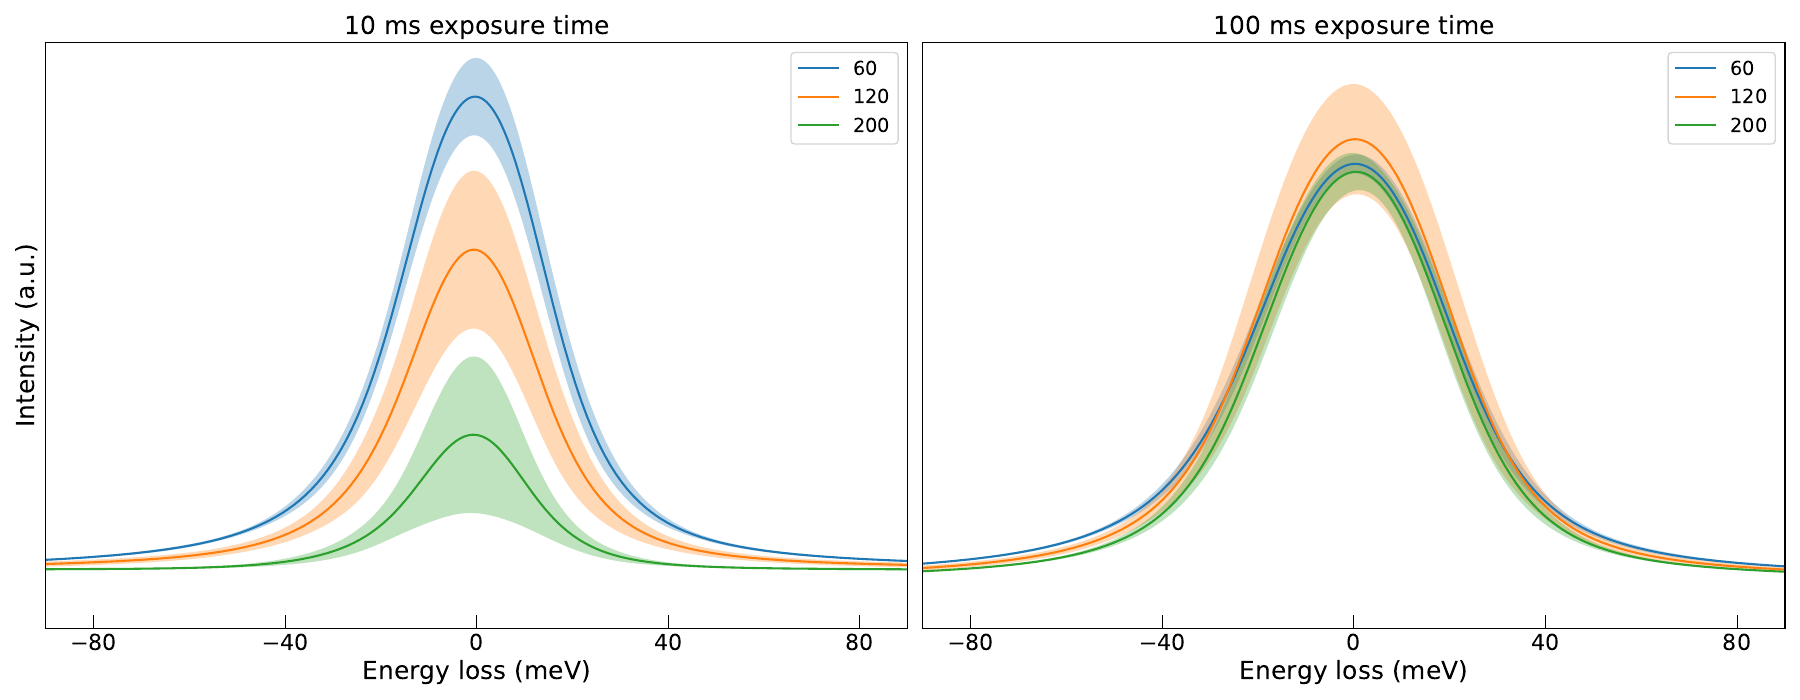

This figure's Python source:
import numpy as np
from numpy import loadtxt
import math
import scipy
#import sklearn
from scipy import optimize
from scipy import signal
from scipy import interpolate
from scipy.optimize import leastsq
from io import StringIO
from scipy.interpolate import UnivariateSpline
from matplotlib import gridspec
from  matplotlib import rc
from  matplotlib import cm
import matplotlib.pyplot as plt
import pandas as pd
import matplotlib

###################### Load data ################################################


energy_file = pd.read_csv('data/Prediction_120keV')

groups = energy_file.groupby(['time', 'energy'])


ncols, nrows = 2,1
gs = matplotlib.gridspec.GridSpec(nrows,ncols)

plt.figure(figsize=(ncols*9,nrows*7))



for name, group in groups:
    mean_prediction = group.iloc[:, 4:].mean(axis=1)
    std_prediction = group.iloc[:, 4:].std(axis=1)
    
    
    if group['time'].max() == .1:
        i = 0
        ax = plt.subplot(gs[i])
        ax.set_title('10 ms exposure time', fontsize = 18)
        ax.set_ylabel('Intensity (a.u.)', fontsize = 18)
        ax.set_ylim([0, 1])
        ax.plot(group.x*1000, (mean_prediction), label=int(name[1] * 100))
        ax.fill_between(group.x*1000, mean_prediction + std_prediction, mean_prediction - std_prediction, alpha=.3)
    if group['time'].max() == 1:
        i = 1
        ax = plt.subplot(gs[i])
        ax.set_title('100 ms exposure time', fontsize = 18)
        ax.plot(group.x*1000, (mean_prediction),  label=int(name[1] * 100))
        ax.set_ylim([0, 1.2])
        ax.fill_between(group.x*1000, mean_prediction + std_prediction, mean_prediction - std_prediction, alpha=.3)
    ax.set_xlim([-90, 90])
    ax.set_yticks([])
    ax.set_xticks([-80, -40, 0, 40, 80])
    ax.set_xlabel('Energy loss (meV)', fontsize = 18)
   
    #ax.set_yticklabels(fontsize=1)
    ax.tick_params(which='major',direction='in',length=10, labelsize=16)
    ax.tick_params(which='minor',length=10, labelsize=14)

    ax.legend(fontsize = 14)
plt.tight_layout()
plt.savefig('120keV.pdf')
